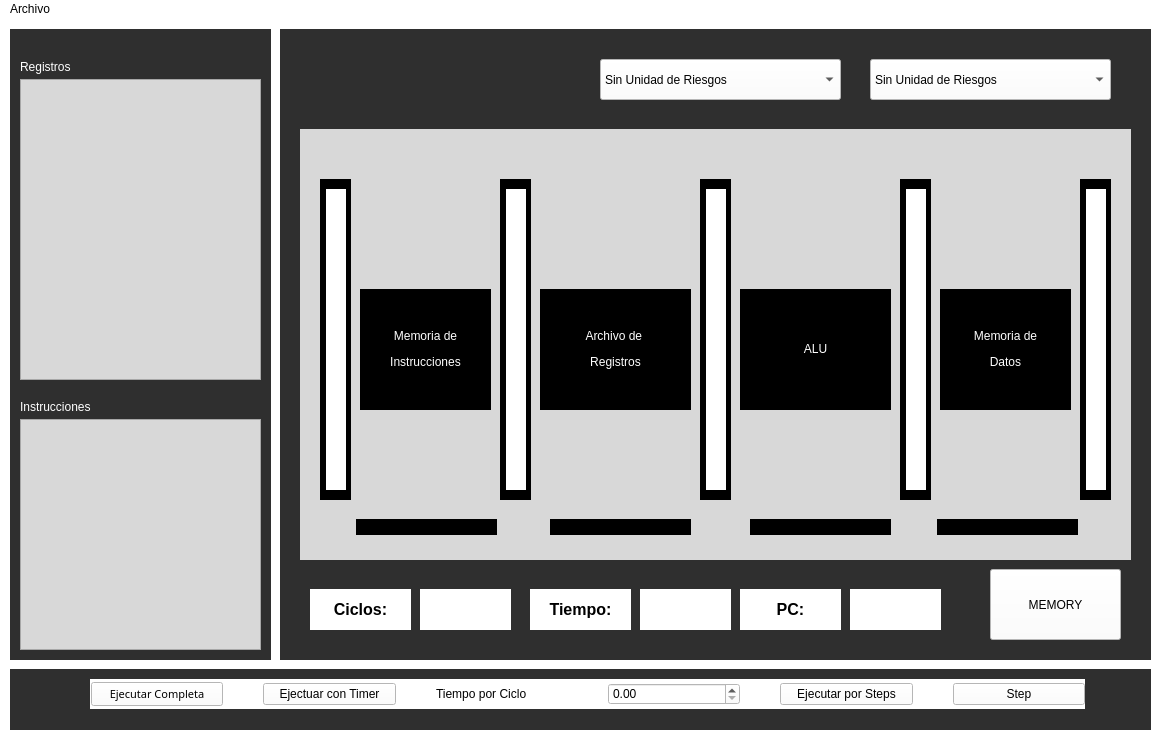
<?xml version="1.0" encoding="UTF-8"?>
<ui version="4.0">
 <class>MainWindow</class>
 <widget class="QMainWindow" name="MainWindow">
  <property name="geometry">
   <rect>
    <x>0</x>
    <y>0</y>
    <width>1166</width>
    <height>756</height>
   </rect>
  </property>
  <property name="windowTitle">
   <string>Simulador RISCV</string>
  </property>
  <property name="windowIcon">
   <iconset>
    <normaloff>assets/img/icon.png</normaloff>assets/img/icon.png</iconset>
  </property>
  <property name="styleSheet">
   <string notr="true">background-color: rgb(255, 255, 255);</string>
  </property>
  <widget class="QWidget" name="centralwidget">
   <widget class="QComboBox" name="proce2Combo">
    <property name="geometry">
     <rect>
      <x>870</x>
      <y>40</y>
      <width>241</width>
      <height>41</height>
     </rect>
    </property>
    <property name="styleSheet">
     <string notr="true">color: rgb(0, 0, 0);
font: 12pt &quot;Kristen ITC&quot;;</string>
    </property>
    <item>
     <property name="text">
      <string>Sin Unidad de Riesgos</string>
     </property>
    </item>
    <item>
     <property name="text">
      <string>Con Unidad de Riesgos</string>
     </property>
    </item>
    <item>
     <property name="text">
      <string>Con Pred de Saltos</string>
     </property>
    </item>
    <item>
     <property name="text">
      <string>Riesgos y Pred Saltos</string>
     </property>
    </item>
   </widget>
   <widget class="QTableView" name="tableView">
    <property name="geometry">
     <rect>
      <x>20</x>
      <y>60</y>
      <width>241</width>
      <height>301</height>
     </rect>
    </property>
    <property name="styleSheet">
     <string notr="true">color: rgb(0, 0, 0);
font: 12pt &quot;Kristen ITC&quot;;
background-color: rgb(216, 216, 216);
</string>
    </property>
   </widget>
   <widget class="QTableView" name="tableView_2">
    <property name="geometry">
     <rect>
      <x>20</x>
      <y>400</y>
      <width>241</width>
      <height>231</height>
     </rect>
    </property>
    <property name="styleSheet">
     <string notr="true">color: rgb(0, 0, 0);
font: 12pt &quot;Kristen ITC&quot;;
background-color: rgb(216, 216, 216);
</string>
    </property>
   </widget>
   <widget class="QLabel" name="regInstrBackLabel">
    <property name="geometry">
     <rect>
      <x>10</x>
      <y>10</y>
      <width>261</width>
      <height>631</height>
     </rect>
    </property>
    <property name="styleSheet">
     <string notr="true">background-color: rgb(47, 47, 47);
</string>
    </property>
    <property name="text">
     <string/>
    </property>
   </widget>
   <widget class="QLabel" name="mainBgBoxLabel">
    <property name="geometry">
     <rect>
      <x>280</x>
      <y>10</y>
      <width>871</width>
      <height>631</height>
     </rect>
    </property>
    <property name="styleSheet">
     <string notr="true">background-color: rgb(47, 47, 47);
</string>
    </property>
    <property name="text">
     <string/>
    </property>
   </widget>
   <widget class="QLabel" name="procBgLabel">
    <property name="geometry">
     <rect>
      <x>300</x>
      <y>110</y>
      <width>831</width>
      <height>431</height>
     </rect>
    </property>
    <property name="styleSheet">
     <string notr="true">
background-color: rgb(216, 216, 216);</string>
    </property>
    <property name="text">
     <string/>
    </property>
   </widget>
   <widget class="QPushButton" name="memoryButton">
    <property name="geometry">
     <rect>
      <x>990</x>
      <y>550</y>
      <width>131</width>
      <height>71</height>
     </rect>
    </property>
    <property name="styleSheet">
     <string notr="true">font: 14pt &quot;Kristen ITC&quot;;
text-decoration: bold;
color: rgb(0, 0, 0);
</string>
    </property>
    <property name="text">
     <string>MEMORY</string>
    </property>
   </widget>
   <widget class="QLabel" name="ciclosLabel">
    <property name="geometry">
     <rect>
      <x>310</x>
      <y>570</y>
      <width>101</width>
      <height>41</height>
     </rect>
    </property>
    <property name="styleSheet">
     <string notr="true">background-color: rgb(255, 255, 255);
font: 8pt &quot;Kristen ITC&quot;;
color: rgb(0, 0, 0);</string>
    </property>
    <property name="text">
     <string>&lt;html&gt;&lt;head/&gt;&lt;body&gt;&lt;p align=&quot;center&quot;&gt;&lt;span style=&quot; font-size:12pt; font-weight:600;&quot;&gt;Ciclos:&lt;/span&gt;&lt;/p&gt;&lt;/body&gt;&lt;/html&gt;</string>
    </property>
   </widget>
   <widget class="QLabel" name="cycleValueLabel">
    <property name="geometry">
     <rect>
      <x>420</x>
      <y>570</y>
      <width>91</width>
      <height>41</height>
     </rect>
    </property>
    <property name="styleSheet">
     <string notr="true">background-color: rgb(255, 255, 255);
font: 8pt &quot;Kristen ITC&quot;;
color: rgb(0, 0, 0);</string>
    </property>
    <property name="text">
     <string>&lt;html&gt;&lt;head/&gt;&lt;body&gt;&lt;p align=&quot;center&quot;&gt;&lt;br/&gt;&lt;/p&gt;&lt;/body&gt;&lt;/html&gt;</string>
    </property>
   </widget>
   <widget class="QLabel" name="timeLabel">
    <property name="geometry">
     <rect>
      <x>530</x>
      <y>570</y>
      <width>101</width>
      <height>41</height>
     </rect>
    </property>
    <property name="styleSheet">
     <string notr="true">background-color: rgb(255, 255, 255);
font: 8pt &quot;Kristen ITC&quot;;
color: rgb(0, 0, 0);</string>
    </property>
    <property name="text">
     <string>&lt;html&gt;&lt;head/&gt;&lt;body&gt;&lt;p align=&quot;center&quot;&gt;&lt;span style=&quot; font-size:12pt; font-weight:600;&quot;&gt;Tiempo:&lt;/span&gt;&lt;/p&gt;&lt;/body&gt;&lt;/html&gt;</string>
    </property>
   </widget>
   <widget class="QLabel" name="timeValueLabel">
    <property name="geometry">
     <rect>
      <x>640</x>
      <y>570</y>
      <width>91</width>
      <height>41</height>
     </rect>
    </property>
    <property name="styleSheet">
     <string notr="true">background-color: rgb(255, 255, 255);
font: 8pt &quot;Kristen ITC&quot;;
color: rgb(0, 0, 0);</string>
    </property>
    <property name="text">
     <string>&lt;html&gt;&lt;head/&gt;&lt;body&gt;&lt;p align=&quot;center&quot;&gt;&lt;br/&gt;&lt;/p&gt;&lt;/body&gt;&lt;/html&gt;</string>
    </property>
   </widget>
   <widget class="QLabel" name="pcLabel">
    <property name="geometry">
     <rect>
      <x>740</x>
      <y>570</y>
      <width>101</width>
      <height>41</height>
     </rect>
    </property>
    <property name="styleSheet">
     <string notr="true">background-color: rgb(255, 255, 255);
font: 8pt &quot;Kristen ITC&quot;;
color: rgb(0, 0, 0);</string>
    </property>
    <property name="text">
     <string>&lt;html&gt;&lt;head/&gt;&lt;body&gt;&lt;p align=&quot;center&quot;&gt;&lt;span style=&quot; font-size:12pt; font-weight:600;&quot;&gt;PC:&lt;/span&gt;&lt;/p&gt;&lt;/body&gt;&lt;/html&gt;</string>
    </property>
   </widget>
   <widget class="QLabel" name="pcValueLabel">
    <property name="geometry">
     <rect>
      <x>850</x>
      <y>570</y>
      <width>91</width>
      <height>41</height>
     </rect>
    </property>
    <property name="styleSheet">
     <string notr="true">background-color: rgb(255, 255, 255);
font: 8pt &quot;Kristen ITC&quot;;
color: rgb(0, 0, 0);</string>
    </property>
    <property name="text">
     <string>&lt;html&gt;&lt;head/&gt;&lt;body&gt;&lt;p align=&quot;center&quot;&gt;&lt;br/&gt;&lt;/p&gt;&lt;/body&gt;&lt;/html&gt;</string>
    </property>
   </widget>
   <widget class="QLabel" name="instrLabel">
    <property name="geometry">
     <rect>
      <x>20</x>
      <y>380</y>
      <width>121</width>
      <height>16</height>
     </rect>
    </property>
    <property name="styleSheet">
     <string notr="true">font: 12pt &quot;Kristen ITC&quot;;
background-color: rgb(47, 47, 47);
color: rgb(255, 255, 255);
</string>
    </property>
    <property name="text">
     <string>Instrucciones</string>
    </property>
   </widget>
   <widget class="QLabel" name="registrosLabel">
    <property name="geometry">
     <rect>
      <x>20</x>
      <y>40</y>
      <width>121</width>
      <height>16</height>
     </rect>
    </property>
    <property name="styleSheet">
     <string notr="true">font: 12pt &quot;Kristen ITC&quot;;
background-color: rgb(47, 47, 47);
color: rgb(255, 255, 255);
</string>
    </property>
    <property name="text">
     <string>Registros</string>
    </property>
   </widget>
   <widget class="QLabel" name="black1Label">
    <property name="geometry">
     <rect>
      <x>320</x>
      <y>160</y>
      <width>31</width>
      <height>321</height>
     </rect>
    </property>
    <property name="styleSheet">
     <string notr="true">background-color: rgb(0, 0, 0);</string>
    </property>
    <property name="text">
     <string/>
    </property>
   </widget>
   <widget class="QLabel" name="black3Label">
    <property name="geometry">
     <rect>
      <x>700</x>
      <y>160</y>
      <width>31</width>
      <height>321</height>
     </rect>
    </property>
    <property name="styleSheet">
     <string notr="true">background-color: rgb(0, 0, 0);</string>
    </property>
    <property name="text">
     <string/>
    </property>
   </widget>
   <widget class="QLabel" name="black4Label">
    <property name="geometry">
     <rect>
      <x>900</x>
      <y>160</y>
      <width>31</width>
      <height>321</height>
     </rect>
    </property>
    <property name="styleSheet">
     <string notr="true">background-color: rgb(0, 0, 0);</string>
    </property>
    <property name="text">
     <string/>
    </property>
   </widget>
   <widget class="QLabel" name="black5Label">
    <property name="geometry">
     <rect>
      <x>1080</x>
      <y>160</y>
      <width>31</width>
      <height>321</height>
     </rect>
    </property>
    <property name="styleSheet">
     <string notr="true">background-color: rgb(0, 0, 0);</string>
    </property>
    <property name="text">
     <string/>
    </property>
   </widget>
   <widget class="QLabel" name="white1Label">
    <property name="geometry">
     <rect>
      <x>326</x>
      <y>170</y>
      <width>20</width>
      <height>301</height>
     </rect>
    </property>
    <property name="styleSheet">
     <string notr="true">background-color: rgb(255, 255, 255);</string>
    </property>
    <property name="text">
     <string/>
    </property>
    <property name="active" stdset="0">
     <bool>false</bool>
    </property>
   </widget>
   <widget class="QLabel" name="black2Label">
    <property name="geometry">
     <rect>
      <x>500</x>
      <y>160</y>
      <width>31</width>
      <height>321</height>
     </rect>
    </property>
    <property name="styleSheet">
     <string notr="true">background-color: rgb(0, 0, 0);</string>
    </property>
    <property name="text">
     <string/>
    </property>
   </widget>
   <widget class="QLabel" name="white2Label">
    <property name="geometry">
     <rect>
      <x>506</x>
      <y>170</y>
      <width>20</width>
      <height>301</height>
     </rect>
    </property>
    <property name="styleSheet">
     <string notr="true">background-color: rgb(255, 255, 255);</string>
    </property>
    <property name="text">
     <string/>
    </property>
   </widget>
   <widget class="QLabel" name="white3Label">
    <property name="geometry">
     <rect>
      <x>706</x>
      <y>170</y>
      <width>20</width>
      <height>301</height>
     </rect>
    </property>
    <property name="styleSheet">
     <string notr="true">background-color: rgb(255, 255, 255);</string>
    </property>
    <property name="text">
     <string/>
    </property>
   </widget>
   <widget class="QLabel" name="white4Label">
    <property name="geometry">
     <rect>
      <x>906</x>
      <y>170</y>
      <width>20</width>
      <height>301</height>
     </rect>
    </property>
    <property name="styleSheet">
     <string notr="true">background-color: rgb(255, 255, 255);</string>
    </property>
    <property name="text">
     <string/>
    </property>
   </widget>
   <widget class="QLabel" name="white5Label">
    <property name="geometry">
     <rect>
      <x>1086</x>
      <y>170</y>
      <width>20</width>
      <height>301</height>
     </rect>
    </property>
    <property name="styleSheet">
     <string notr="true">background-color: rgb(255, 255, 255);</string>
    </property>
    <property name="text">
     <string/>
    </property>
   </widget>
   <widget class="QLabel" name="memInstLabel">
    <property name="geometry">
     <rect>
      <x>360</x>
      <y>270</y>
      <width>131</width>
      <height>121</height>
     </rect>
    </property>
    <property name="styleSheet">
     <string notr="true">background-color: rgb(0, 0, 0);
color: rgb(255, 255, 255);
font: 12pt &quot;Kristen ITC&quot;;</string>
    </property>
    <property name="text">
     <string>&lt;html&gt;&lt;head/&gt;&lt;body&gt;&lt;p align=&quot;center&quot;&gt;Memoria de&lt;/p&gt;&lt;p align=&quot;center&quot;&gt;Instrucciones&lt;/p&gt;&lt;/body&gt;&lt;/html&gt;</string>
    </property>
   </widget>
   <widget class="QLabel" name="regFileLabel">
    <property name="geometry">
     <rect>
      <x>540</x>
      <y>270</y>
      <width>151</width>
      <height>121</height>
     </rect>
    </property>
    <property name="styleSheet">
     <string notr="true">background-color: rgb(0, 0, 0);
color: rgb(255, 255, 255);
font: 12pt &quot;Kristen ITC&quot;;</string>
    </property>
    <property name="text">
     <string>&lt;html&gt;&lt;head/&gt;&lt;body&gt;&lt;p align=&quot;center&quot;&gt;Archivo de &lt;/p&gt;&lt;p align=&quot;center&quot;&gt;Registros&lt;/p&gt;&lt;/body&gt;&lt;/html&gt;</string>
    </property>
   </widget>
   <widget class="QLabel" name="aluLabel">
    <property name="geometry">
     <rect>
      <x>740</x>
      <y>270</y>
      <width>151</width>
      <height>121</height>
     </rect>
    </property>
    <property name="styleSheet">
     <string notr="true">background-color: rgb(0, 0, 0);
color: rgb(255, 255, 255);
font: 12pt &quot;Kristen ITC&quot;;</string>
    </property>
    <property name="text">
     <string>&lt;html&gt;&lt;head/&gt;&lt;body&gt;&lt;p align=&quot;center&quot;&gt;ALU&lt;/p&gt;&lt;/body&gt;&lt;/html&gt;</string>
    </property>
   </widget>
   <widget class="QLabel" name="memDatLabel">
    <property name="geometry">
     <rect>
      <x>940</x>
      <y>270</y>
      <width>131</width>
      <height>121</height>
     </rect>
    </property>
    <property name="styleSheet">
     <string notr="true">background-color: rgb(0, 0, 0);
color: rgb(255, 255, 255);
font: 12pt &quot;Kristen ITC&quot;;</string>
    </property>
    <property name="text">
     <string>&lt;html&gt;&lt;head/&gt;&lt;body&gt;&lt;p align=&quot;center&quot;&gt;Memoria de&lt;/p&gt;&lt;p align=&quot;center&quot;&gt;Datos&lt;/p&gt;&lt;/body&gt;&lt;/html&gt;</string>
    </property>
   </widget>
   <widget class="QLabel" name="activeMemILabel">
    <property name="geometry">
     <rect>
      <x>356</x>
      <y>500</y>
      <width>141</width>
      <height>16</height>
     </rect>
    </property>
    <property name="styleSheet">
     <string notr="true">background-color: rgb(0, 0, 0);</string>
    </property>
    <property name="text">
     <string/>
    </property>
   </widget>
   <widget class="QLabel" name="activeRegFileLabel">
    <property name="geometry">
     <rect>
      <x>550</x>
      <y>500</y>
      <width>141</width>
      <height>16</height>
     </rect>
    </property>
    <property name="styleSheet">
     <string notr="true">background-color: rgb(0, 0, 0);</string>
    </property>
    <property name="text">
     <string/>
    </property>
   </widget>
   <widget class="QLabel" name="activeALULabel">
    <property name="geometry">
     <rect>
      <x>750</x>
      <y>500</y>
      <width>141</width>
      <height>16</height>
     </rect>
    </property>
    <property name="styleSheet">
     <string notr="true">background-color: rgb(0, 0, 0);</string>
    </property>
    <property name="text">
     <string/>
    </property>
   </widget>
   <widget class="QLabel" name="activeMemDLabel">
    <property name="geometry">
     <rect>
      <x>937</x>
      <y>500</y>
      <width>141</width>
      <height>16</height>
     </rect>
    </property>
    <property name="styleSheet">
     <string notr="true">background-color: rgb(0, 0, 0);</string>
    </property>
    <property name="text">
     <string/>
    </property>
   </widget>
   <widget class="QComboBox" name="proce1Combo">
    <property name="geometry">
     <rect>
      <x>600</x>
      <y>40</y>
      <width>241</width>
      <height>41</height>
     </rect>
    </property>
    <property name="styleSheet">
     <string notr="true">color: rgb(0, 0, 0);
font: 12pt &quot;Kristen ITC&quot;;</string>
    </property>
    <item>
     <property name="text">
      <string>Sin Unidad de Riesgos</string>
     </property>
    </item>
    <item>
     <property name="text">
      <string>Con Unidad de Riesgos</string>
     </property>
    </item>
    <item>
     <property name="text">
      <string>Con Pred de Saltos</string>
     </property>
    </item>
    <item>
     <property name="text">
      <string>Riesgos y Pred Saltos</string>
     </property>
    </item>
   </widget>
   <widget class="QLabel" name="mainBgBoxLabel_2">
    <property name="geometry">
     <rect>
      <x>10</x>
      <y>650</y>
      <width>1141</width>
      <height>61</height>
     </rect>
    </property>
    <property name="styleSheet">
     <string notr="true">background-color: rgb(47, 47, 47);
</string>
    </property>
    <property name="text">
     <string/>
    </property>
   </widget>
   <widget class="QWidget" name="exeWidget" native="true">
    <property name="geometry">
     <rect>
      <x>90</x>
      <y>660</y>
      <width>995</width>
      <height>30</height>
     </rect>
    </property>
    <property name="autoFillBackground">
     <bool>true</bool>
    </property>
    <layout class="QHBoxLayout" name="Ejecuciones">
     <property name="spacing">
      <number>40</number>
     </property>
     <property name="leftMargin">
      <number>1</number>
     </property>
     <item>
      <widget class="QPushButton" name="exeCompleteButton">
       <property name="font">
        <font>
         <family>Arial Black</family>
         <pointsize>8</pointsize>
         <weight>10</weight>
         <italic>false</italic>
         <bold>false</bold>
        </font>
       </property>
       <property name="mouseTracking">
        <bool>true</bool>
       </property>
       <property name="styleSheet">
        <string notr="true">font: 87 8pt &quot;Arial Black&quot;;
color: rgb(0, 0, 0);</string>
       </property>
       <property name="text">
        <string notr="true">Ejecutar Completa</string>
       </property>
       <property name="autoDefault">
        <bool>false</bool>
       </property>
       <property name="default">
        <bool>false</bool>
       </property>
       <property name="flat">
        <bool>false</bool>
       </property>
      </widget>
     </item>
     <item>
      <widget class="QPushButton" name="exeTimerButton">
       <property name="mouseTracking">
        <bool>true</bool>
       </property>
       <property name="styleSheet">
        <string notr="true">font: 87 8pt &quot;Arial Black&quot;;
color: rgb(0, 0, 0);</string>
       </property>
       <property name="text">
        <string notr="true">Ejectuar con Timer</string>
       </property>
       <property name="autoDefault">
        <bool>false</bool>
       </property>
       <property name="default">
        <bool>false</bool>
       </property>
       <property name="flat">
        <bool>false</bool>
       </property>
      </widget>
     </item>
     <item>
      <widget class="QLabel" name="timePerCycleLabel">
       <property name="styleSheet">
        <string notr="true">font: 87 8pt &quot;Arial Black&quot;;
color: rgb(0, 0, 0);</string>
       </property>
       <property name="text">
        <string>Tiempo por Ciclo</string>
       </property>
      </widget>
     </item>
     <item>
      <widget class="QDoubleSpinBox" name="timeSelector">
       <property name="styleSheet">
        <string notr="true">font: 87 8pt &quot;Arial Black&quot;;
color: rgb(0, 0, 0);</string>
       </property>
      </widget>
     </item>
     <item>
      <widget class="QPushButton" name="exeStepsButton">
       <property name="mouseTracking">
        <bool>true</bool>
       </property>
       <property name="styleSheet">
        <string notr="true">font: 87 8pt &quot;Arial Black&quot;;
color: rgb(0, 0, 0);</string>
       </property>
       <property name="text">
        <string notr="true">Ejecutar por Steps</string>
       </property>
       <property name="autoDefault">
        <bool>false</bool>
       </property>
       <property name="default">
        <bool>false</bool>
       </property>
       <property name="flat">
        <bool>false</bool>
       </property>
      </widget>
     </item>
     <item>
      <widget class="QPushButton" name="stepButton">
       <property name="mouseTracking">
        <bool>true</bool>
       </property>
       <property name="styleSheet">
        <string notr="true">font: 87 8pt &quot;Arial Black&quot;;
color: rgb(0, 0, 0);</string>
       </property>
       <property name="text">
        <string notr="true">Step</string>
       </property>
       <property name="autoDefault">
        <bool>false</bool>
       </property>
       <property name="default">
        <bool>false</bool>
       </property>
       <property name="flat">
        <bool>false</bool>
       </property>
      </widget>
     </item>
    </layout>
    <zorder>exeCompleteButton</zorder>
    <zorder>exeTimerButton</zorder>
    <zorder>timePerCycleLabel</zorder>
    <zorder>timeSelector</zorder>
    <zorder>exeStepsButton</zorder>
    <zorder>stepButton</zorder>
   </widget>
   <zorder>mainBgBoxLabel_2</zorder>
   <zorder>mainBgBoxLabel</zorder>
   <zorder>regInstrBackLabel</zorder>
   <zorder>proce2Combo</zorder>
   <zorder>tableView</zorder>
   <zorder>tableView_2</zorder>
   <zorder>procBgLabel</zorder>
   <zorder>memoryButton</zorder>
   <zorder>ciclosLabel</zorder>
   <zorder>cycleValueLabel</zorder>
   <zorder>timeLabel</zorder>
   <zorder>timeValueLabel</zorder>
   <zorder>pcLabel</zorder>
   <zorder>pcValueLabel</zorder>
   <zorder>instrLabel</zorder>
   <zorder>registrosLabel</zorder>
   <zorder>black1Label</zorder>
   <zorder>black3Label</zorder>
   <zorder>black4Label</zorder>
   <zorder>black5Label</zorder>
   <zorder>white1Label</zorder>
   <zorder>black2Label</zorder>
   <zorder>white2Label</zorder>
   <zorder>white3Label</zorder>
   <zorder>white4Label</zorder>
   <zorder>white5Label</zorder>
   <zorder>memInstLabel</zorder>
   <zorder>regFileLabel</zorder>
   <zorder>aluLabel</zorder>
   <zorder>memDatLabel</zorder>
   <zorder>activeMemILabel</zorder>
   <zorder>activeRegFileLabel</zorder>
   <zorder>activeALULabel</zorder>
   <zorder>activeMemDLabel</zorder>
   <zorder>proce1Combo</zorder>
   <zorder>timeSelector</zorder>
   <zorder>timePerCycleLabel</zorder>
   <zorder>exeCompleteButton</zorder>
   <zorder>exeTimerButton</zorder>
   <zorder>exeStepsButton</zorder>
   <zorder>stepButton</zorder>
   <zorder>exeWidget</zorder>
  </widget>
  <widget class="QMenuBar" name="menubar">
   <property name="geometry">
    <rect>
     <x>0</x>
     <y>0</y>
     <width>1166</width>
     <height>24</height>
    </rect>
   </property>
   <property name="styleSheet">
    <string notr="true">font: 87 8pt &quot;Arial Black&quot;;
color: rgb(0, 0, 0);</string>
   </property>
   <widget class="QMenu" name="menuArchivo">
    <property name="styleSheet">
     <string notr="true">font: 87 8pt &quot;Arial Black&quot;;
color: rgb(0, 0, 0);</string>
    </property>
    <property name="title">
     <string>Archivo</string>
    </property>
    <addaction name="actionCargar_Archivo"/>
   </widget>
   <addaction name="menuArchivo"/>
  </widget>
  <widget class="QStatusBar" name="statusbar">
   <property name="styleSheet">
    <string notr="true">font: 87 8pt &quot;Arial Black&quot;;
color: rgb(0, 0, 0);</string>
   </property>
  </widget>
  <action name="actionCargar_Archivo">
   <property name="text">
    <string>Cargar Archivo</string>
   </property>
   <property name="font">
    <font>
     <weight>75</weight>
     <bold>true</bold>
    </font>
   </property>
  </action>
 </widget>
 <resources>
  <include location="assets/img/img.qrc"/>
 </resources>
 <connections/>
</ui>
